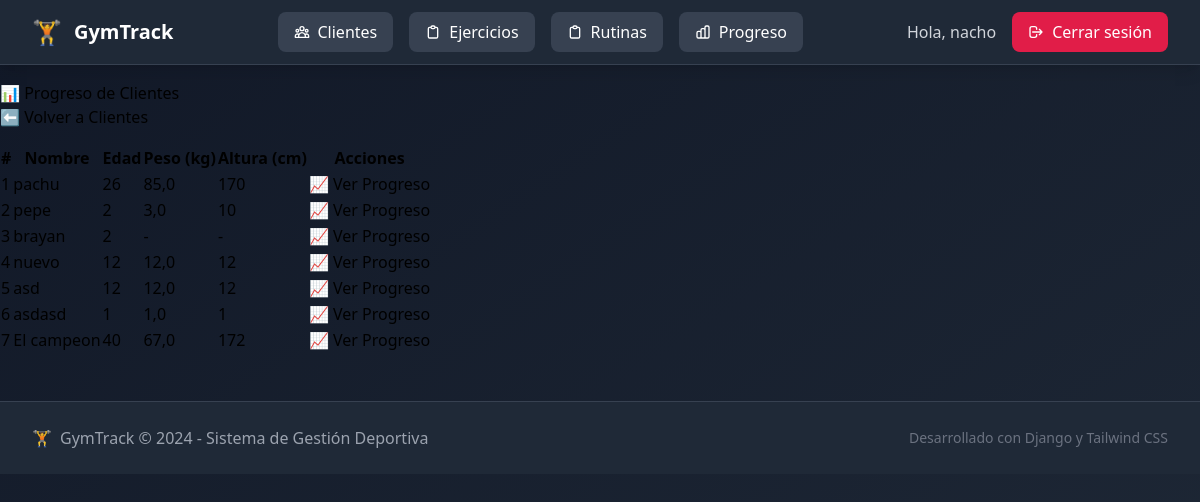
Page /progreso/ (signed in) on the earlier database version.
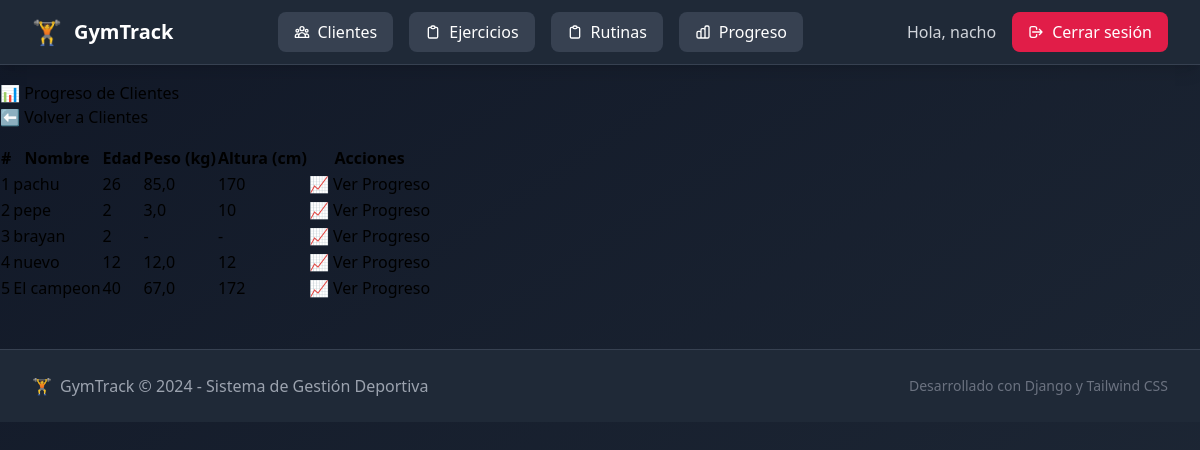
Same page on the later database version.
### clientes/models.py (models this page shows, shortened)
class Cliente(models.Model):
    entrenadores = models.ManyToManyField(settings.AUTH_USER_MODEL, related_name="clientes")
    nombre = models.CharField(max_length=100)
    edad = models.PositiveIntegerField(null=True, blank=True)
    altura_cm = models.PositiveIntegerField(null=True, blank=True)
    peso_kg = models.FloatField(null=True, blank=True)
    lesiones = models.TextField(blank=True, help_text="Anotar lesiones o complicaciones")

### progreso/views.py (the view)
# urls.py: path("", views.index, name="index"),
@login_required
def index(request):
    if request.user.is_superuser:
        clientes = Cliente.objects.all()
    else:
        clientes = Cliente.objects.filter(entrenadores=request.user)
    return render(request, "progreso/index.html", {"clientes": clientes})

### progreso/templates/progreso/index.html (shortened to what this page needs)
{% extends "base.html" %}
{% block content %}
<div class="container mt-4 text-light">
  <div class="d-flex justify-content-between align-items-center mb-4">
    <h2 class="mb-0">📊 Progreso de Clientes</h2>
    <a href="{% url 'clientes:lista' %}" class="btn btn-outline-light">⬅️ Volver a Clientes</a>
  </div>
  {% if clientes %}
  <div class="table-responsive">
    <table class="table table-dark table-striped align-middle">
      <thead class="table-primary text-dark">
        <tr>
          <th>#</th>
          <th>Nombre</th>
          <th>Edad</th>
          <th>Peso (kg)</th>
          <th>Altura (cm)</th>
          <th>Acciones</th>
        </tr>
      </thead>
      <tbody>
        {% for cliente in clientes %}
        <tr>
          <td>{{ forloop.counter }}</td>
          <td class="fw-bold">{{ cliente.nombre }}</td>
          <td>{{ cliente.edad|default:"-" }}</td>
          <td>{{ cliente.peso_kg|default:"-" }}</td>
          <td>{{ cliente.altura_cm|default:"-" }}</td>
          <td>
            <a href="{% url 'progreso:lista' cliente.id %}" class="btn btn-sm btn-info text-dark fw-bold">
              📈 Ver Progreso
            </a>
          </td>
        </tr>
        {% endfor %}
      </tbody>
    </table>
  </div>
  {% else %}
  <div class="alert alert-secondary text-center mt-3">
    No hay clientes registrados aún.
  </div>
  {% endif %}
</div>
{% endblock %}

Differences in the rows shown:
removed Cliente: nombre "asd", edad "12", peso_kg "12,0", altura_cm "12"
removed Cliente: nombre "asdasd", edad "1", peso_kg "1,0", altura_cm "1"
